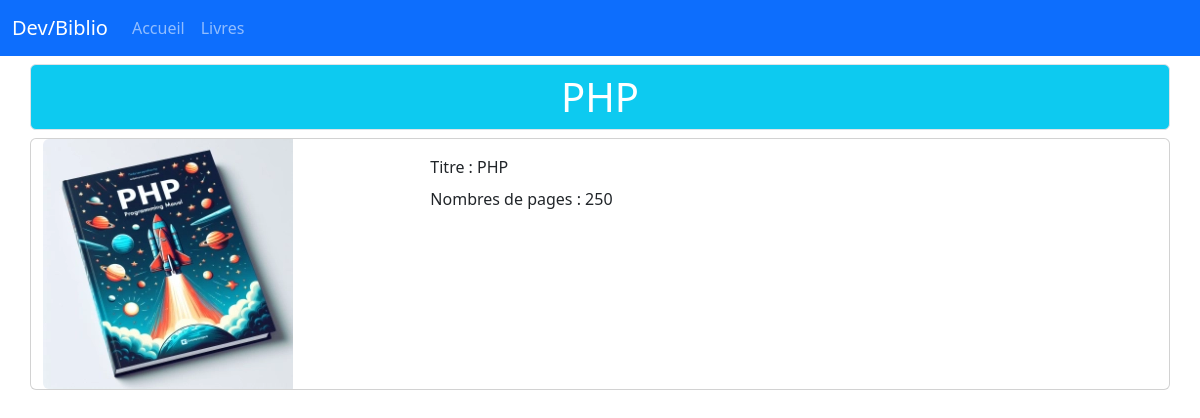
The page /livres/details/2 on the database its author committed.
### tables this page shows
CREATE TABLE IF NOT EXISTS `livres` (
  `id` int NOT NULL AUTO_INCREMENT,
  `titre` varchar(150) NOT NULL,
  `nbPages` int NOT NULL,
  `image` varchar(150) NOT NULL,
  PRIMARY KEY (`id`)
);

### controllers/LivresController.controller.php (called while the page is built, shortened)
<?php
require_once "models/LivreManager.class.php";
class LivresController
{
    private LivreManager $livreManager;
    public function __construct()
    {
        $this->livreManager = new LivreManager;
        $this->livreManager->loadLivres();
    }
    public function viewLivre(int $id): void
    {
        $livre = $this->livreManager->getLivreById($id);
        require_once "views/livre.view.php";
    }
}

### models/Livre.class.php (called while the page is built, shortened)
<?php
class Livre
{
    private int $id;
    private string $titre;
    private int $nbPages;
    private string $image;
    public function __construct(int $id, string $titre, int $nbPages, string $image)
    {
        $this->id = $id;
        $this->titre = $titre;
        $this->nbPages = $nbPages;
        $this->image = $image;
    }
    public function getId(): int
    {
        return $this->id;
    }
    public function getTitre(): string
    {
        return $this->titre;
    }
    public function getNbPages(): int
    {
        return $this->nbPages;
    }
    public function getImage(): string
    {
        return $this->image;
    }
}

### config/config.php (called while the page is built)
<?php
$config = [
    'database' => [
        'db_host' => 'localhost',
        'db_name' => 'tdb_biblio',
        'db_port' => '3306',
        'db_char' => 'utf8',
        'db_user' => 'root',
        'db_pass' => 'root'
    ]
];

### models/Model.class.php (called while the page is built, shortened)
<?php
abstract class Model
{
    private static ?PDO $pdo = null;
    private static function setBdd(): void
    {
        require_once 'config/config.php';
        $dsn = "mysql:host={$config['database']['db_host']};
                dbname={$config['database']['db_name']};
                charset={$config['database']['db_char']};
                port={$config['database']['db_port']}";
        self::$pdo = new PDO($dsn, $config['database']['db_user'], $config['database']['db_pass']);
        self::$pdo->setAttribute(PDO::ATTR_ERRMODE, PDO::ERRMODE_WARNING);
    }
    protected function getBdd(): PDO
    {
        return self::$pdo;
    }
}

### models/LivreManager.class.php (called while the page is built, shortened)
<?php
require_once "Model.class.php";
require_once "Livre.class.php";
class LivreManager extends Model
{
    private array $listeLivres = [];
    public function addLivre(Livre $livre): void
    {
        $this->listeLivres[] = $livre;
    }
    public function loadLivres(): void
    {
        $req = $this->getBdd()->prepare("SELECT * FROM livres");
        $req->execute();
        $livresDepuisBDD = $req->fetchAll(PDO::FETCH_ASSOC);
    }
    public function getLivreById(int $id): Livre
    {
        foreach ($this->listeLivres as $livre) {
            if ($livre->getId() === $id) {
                return $livre;
            }
        }
        throw new Exception("Le livre n'existe pas");
    }
}

### views/livre.view.php (the view, shortened to what this page needs)
<div class="row">
    <div class="card mb-3">
        <div class="row g-0">
            <div class="col-md-4">
                <img src="<?= URL ?>/public/assets/images/<?= $livre->getImage() ?>" class="img-fluid rounded-start" alt="Couverture du livre <?= $livre->getTitre() ?>">
            </div>
            <div class="col-md-8">
                <div class="card-body">
                    <p class="card-title">Titre : <?= $livre->getTitre() ?></p>
                    <p class="card-text">Nombres de pages : <?= $livre->getNbPages() ?></p>
                </div>
            </div>
        </div>
    </div>
</div>
<?php
$content = ob_get_clean();
$titre = $livre->getTitre();
require_once "template.php";
?>

### views/template.php (shortened to what this page needs)
<!DOCTYPE html>
<html lang="en">
<head>
    <link href="https://cdn.jsdelivr.net/npm/bootstrap@5.3.3/dist/css/bootstrap.min.css" rel="stylesheet">
</head>
<body>
</body>
<head>
    <nav class="navbar navbar-expand-lg bg-primary" data-bs-theme="dark">
        <div class="container-fluid">
            <a class="navbar-brand" href="<?= URL ?>accueil">Dev/Biblio</a>
            <div class="collapse navbar-collapse" id="navbarColor01">
                <ul class="navbar-nav me-auto">
                    <li class="nav-item">
                        <a class="nav-link" href="<?= URL ?>accueil">Accueil</a>
                    </li>
                    <li class="nav-item">
                        <a class="nav-link" href="<?= URL ?>livres">Livres</a>
                    </li>
                </ul>
            </div>
        </div>
    </nav>
</head>
<main>
    <div class="container">
        <section>
            <div class="row">
                <h1 class="border rounded my-2 p-2 text-center text-white bg-info"><?= $titre ?></h1>
            </div>
            <?= $content ?>
        </section>
    </div>
</main>
</html>

### rows shown on the page
livres: titre "PHP", image (picture), nbPages "250"
